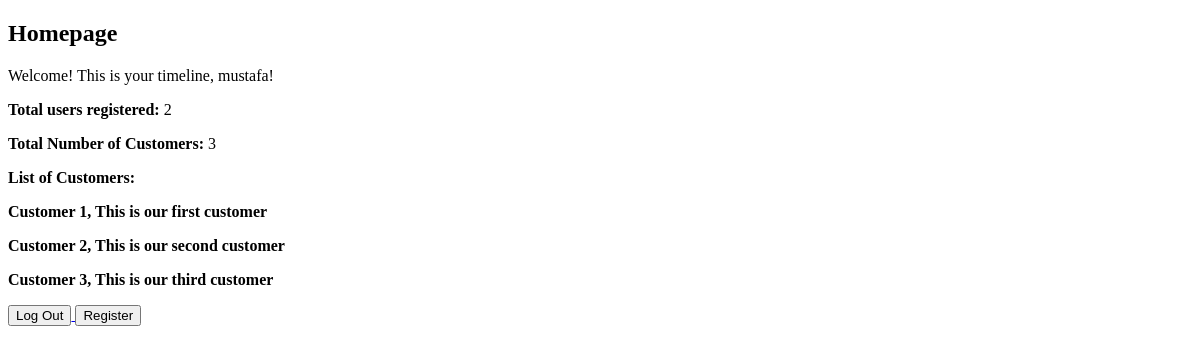
/customer/ (signed in), run on an earlier commit of the app's database.
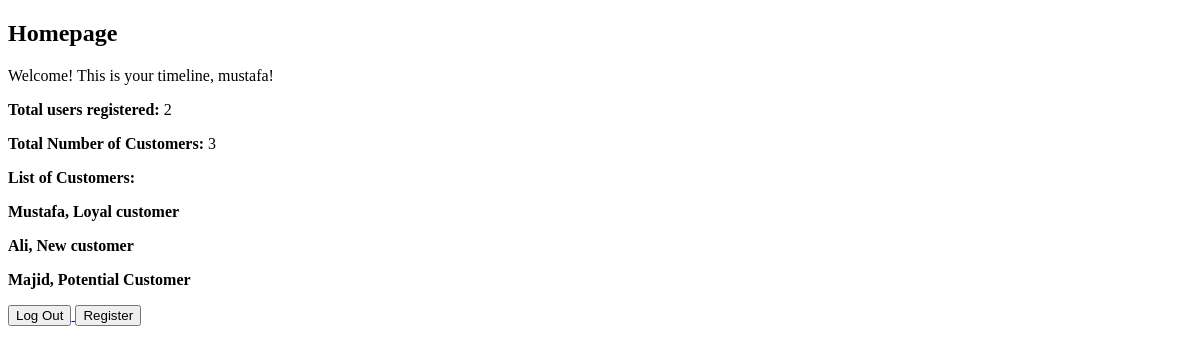
And on a later commit of the database.
### customer/models.py (models this page shows, shortened)
class customer_model(models.Model):
    cust_id = models.CharField(max_length = 40)
    cust_name = models.CharField(max_length = 30)
    cust_details = models.TextField(max_length = 40, default='', blank=True)

### customer/views.py (the view)
# urls.py: path("customer/", views.cust_view, name="index"),
@login_required
def cust_view(request):
    count = User.objects.count()
    cust_count = customer_model.objects.count()
    cust_rec = customer_model.objects.all()
    return render(request, "customer/index.html", {
        'count': count, 'cust_count': cust_count,
        'cust_rec': cust_rec
    })

### customer/templates/customer/index.html (shortened to what this page needs)
<!DOCTYPE html>
<html>
<head>
</head>
<body>
    <h2>Homepage</h2>
  <p>Welcome! This is your timeline, {% if user.is_authenticated %}{{ user.username }}{% else %}visitor{% endif %}!</p>
  {% block content %}
  <p>
    <strong>Total users registered: </strong> {{ count }}
  </p>
  <p>
    <strong>Total Number of Customers: </strong> {{ cust_count }}
  </p>
  <p>
    <strong>List of Customers: </strong>
  </p>
  {% for x in cust_rec %}
  <p>
    <strong>{{ x.cust_name }}, {{ x.cust_details }}</strong>
  </p>
  {% endfor %}
{% endblock %}
<a href="/login/">
  <button>Log Out</button>
</a>
<a href="/registration/">
  <button>Register</button>
</a>
</body>
</html>

What changed in the data, as far as the page shows it:
changed customer_model: cust_name "Customer 1" → "Mustafa"; cust_details "This is our first customer" → "Loyal customer"
changed customer_model: cust_name "Customer 2" → "Ali"; cust_details "This is our second customer" → "New customer"
changed customer_model: cust_name "Customer 3" → "Majid"; cust_details "This is our third customer" → "Potential Customer"
